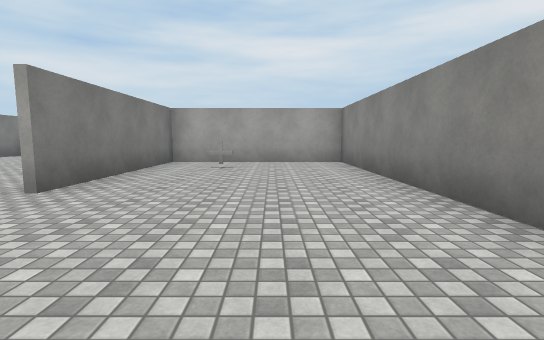
View 1 (above)

16 first-person views from a walk through a Unity game level. The camera is 1.3 m above the floor, tilts 6° down and sees 85° across. The floor is counted in squares, 2 m on a side. Each view is taken from the middle of a square. On the plan, view 1 faces up. The plan holds only what a view shows up to about 9 squares ahead; the rest is blank. The place goes on beyond the plan. The player is left out. Surface patterns are stand-ins for the level's own textures.

View 2
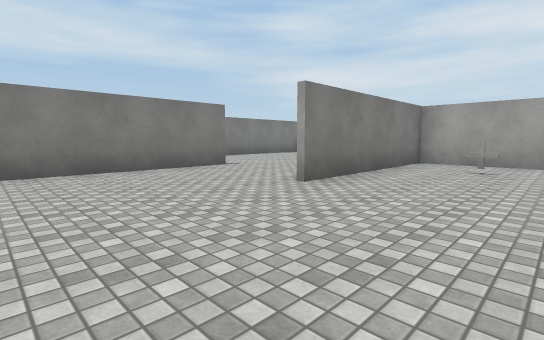

View 3
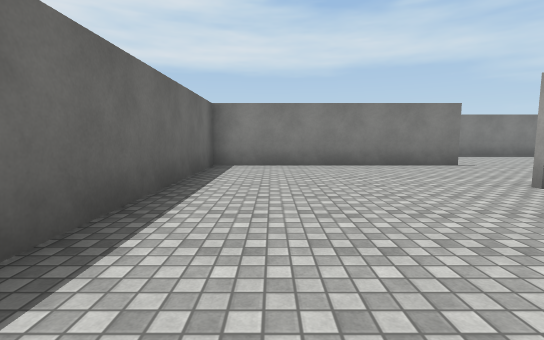

View 4
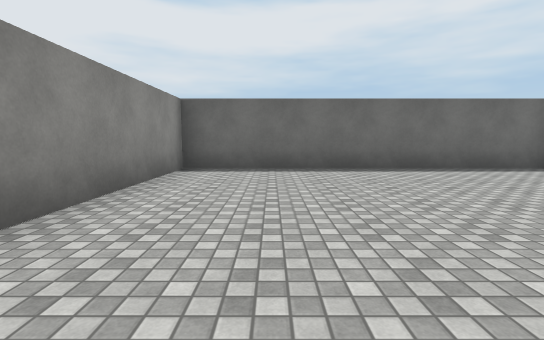

View 5
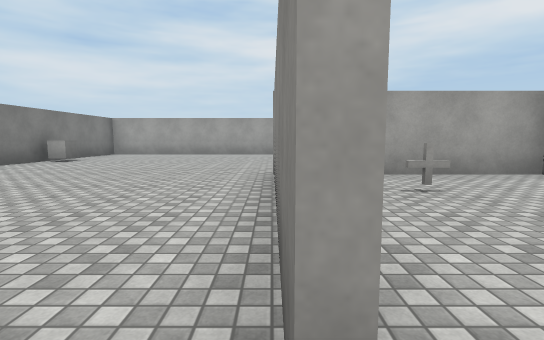

View 6
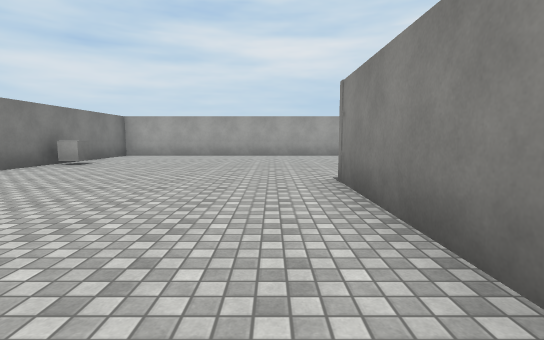

View 7
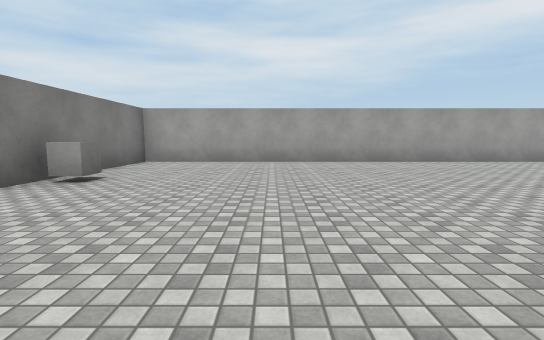

View 8
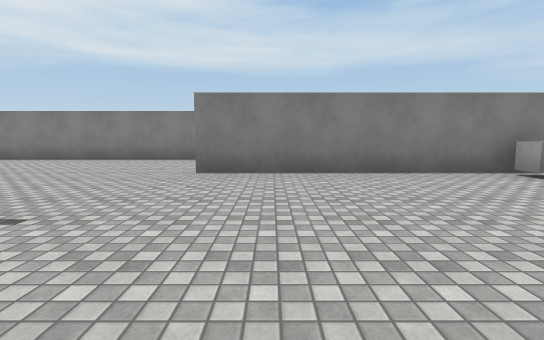

View 9
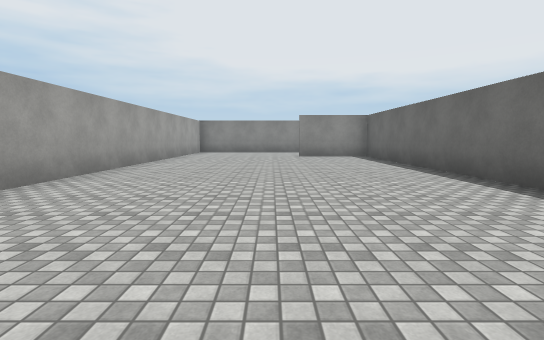

View 10
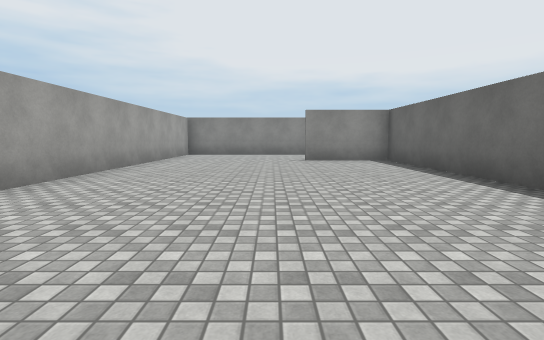

View 11
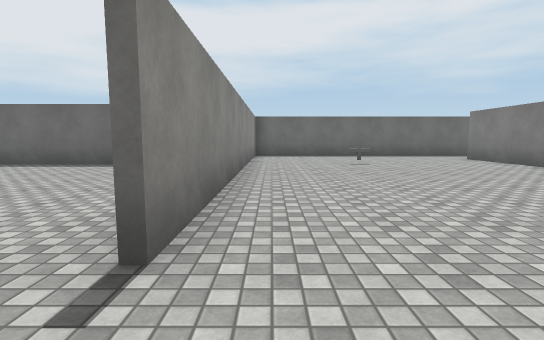

View 12
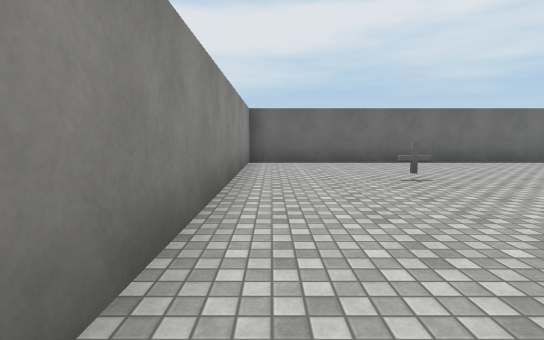

View 13
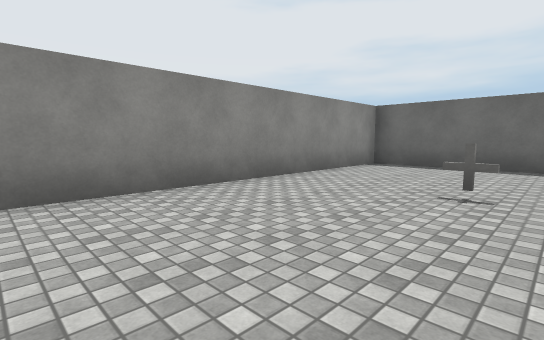

View 14
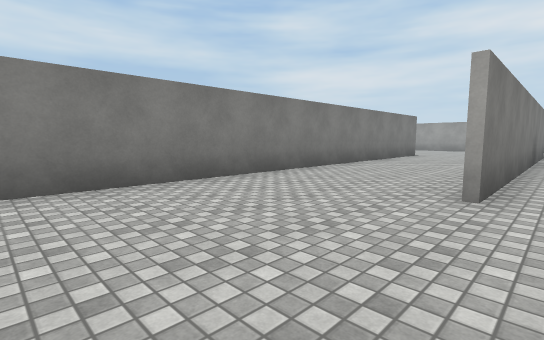

View 15
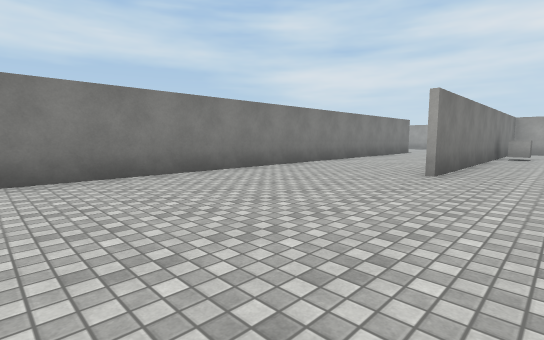

View 16
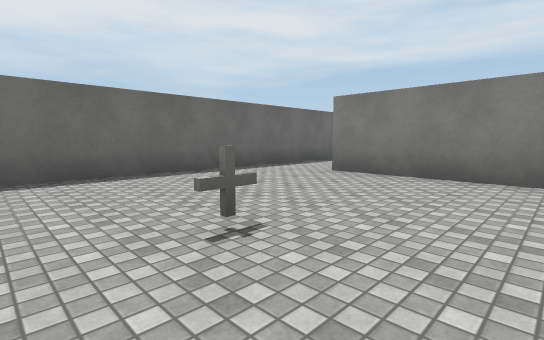

### Floor plan
Ten units are one square. View 1 is at (0, 0); x grows to the right and y downward. Boxes are objects, and circles mark ways between rooms. Rooms are numbered by the first view taken in them; rooms with no view inside come last. Other rooms are left out.
<svg viewBox="-139 -159 214 219">
<path fill="none" stroke="#000" d="M-30 -35 -30 -45M-62 -46 -62 14 19 14 19 -84 -28 -84 -28 -35M-4 -85 69 -85 69 -110M-30 -45 -30 -86M-132 -54 -132 35M70 -154 -96 -154 -96 -55M-134 55 -64 55 -64 -46"/>
<rect x="-15" y="-75" width="10" height="10" fill="#bbb"><title>other object</title></rect>
<rect x="-95" y="15" width="10" height="10" fill="#bbb"><title>other object</title></rect>
<rect x="-95" y="-125" width="10" height="10" fill="#bbb"><title>cube</title></rect>
<circle cx="-45" cy="-40" r="3" fill="#2a7"/>
<text x="-10" y="-30">1</text>
<text x="-40" y="-80">2</text>
</svg>
Room 1 opens to room 2.

Where each view was taken, in squares from view 1:
view 1: 0 up, 0 right, facing up
view 2: 0 up, 0 right, facing up-left
view 3: 0 up, 1 right, facing left
view 4: 5 up, 0 right, facing down
view 5: 3 up, 3 left, facing up
view 6: 4 up, 4 left, facing up
view 7: 7 up, 6 left, facing up
view 8: 7 up, 4 left, facing left
view 9: 12 up, 4 left, facing right
view 10: 12 up, 2 left, facing right
view 11: 6 up, 7 left, facing down
view 12: 3 up, 7 left, facing down
view 13: 2 up, 10 left, facing down-right
view 14: 2 up, 9 left, facing up-left
view 15: 0 up, 8 left, facing up-left
view 16: 0 up, 8 left, facing down-left
